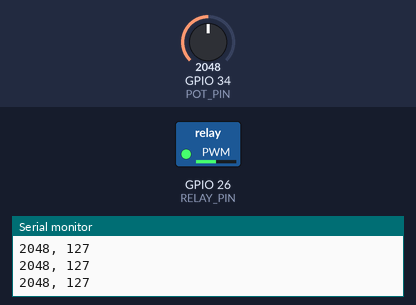
A program run on a simulated ESP32. Parts: switched loads named in the program (green lamp = pin HIGH), the last lines printed to the serial monitor. The inputs (shaded band) are chosen by the test bench; at power-on: GPIO 34 (POT_PIN) = 2048.

Above: at 1.2 s.
1.3 s: GPIO 34 (POT_PIN) set to 2866
At 1.9 s:
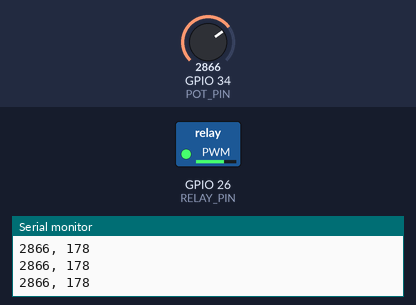
2.8 s: GPIO 34 (POT_PIN) set to 3603
At 4.0 s:
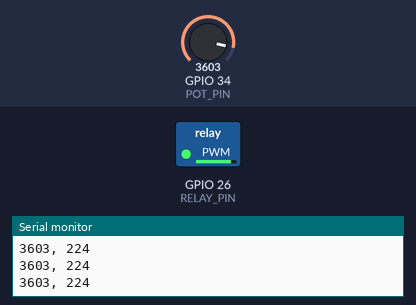
4.3 s: GPIO 34 (POT_PIN) set to 491
At 5.4 s:
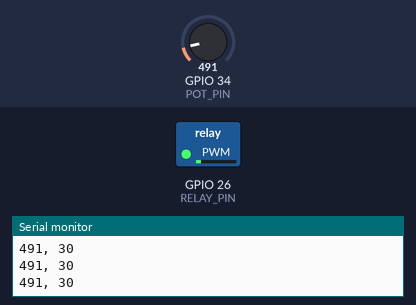
5.8 s: GPIO 34 (POT_PIN) set to 0
At 6.5 s:
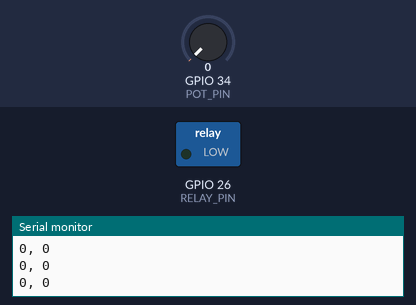
7.3 s: GPIO 34 (POT_PIN) set to 2047
At 8.6 s:
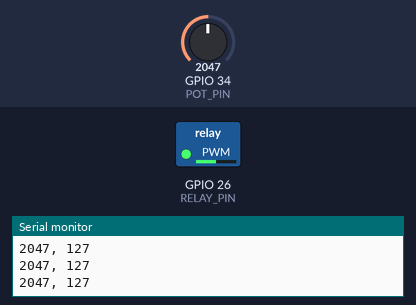
Timing chart, 0 to 9.8 s (numbered marks = the images above; inputs shaded):
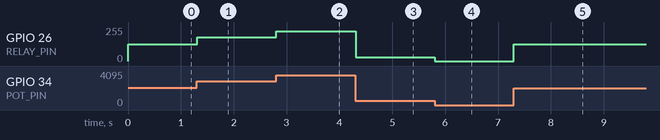

Measured:
- after the input at 1.3 s, GPIO 26 (RELAY_PIN): 127/255 → 177/255 at once
- after the input at 2.8 s, GPIO 26 (RELAY_PIN): 177/255 → 223/255 at once
- after the input at 4.3 s, GPIO 26 (RELAY_PIN): 223/255 → 30/255 at once
- after the input at 5.8 s, GPIO 26 (RELAY_PIN): 30/255 → 0/255 at once
- after the input at 7.3 s, GPIO 26 (RELAY_PIN): 0/255 → 127/255 at once

The program:

main.cpp
```cpp
#include <Arduino.h>

#define POT_PIN 34
//#define BUTTON_PIN 21 // GIOP21 pin connected to button
#define RELAY_PIN 26

const int MAX_ANALOG_VAL = 4095;
const int PWM_CHANNEL = 0;
const int PWM_FREQ = 100;
const int PWM_RESOLUTION = 8;

// The max duty cycle value based on PWM resolution (will be 255 if resolution is 8 bits)
const int MAX_DUTY_CYCLE = (int)(pow(2, PWM_RESOLUTION) - 1);

int duty_cycle = 0;
bool is_going_up = true;

int relay_state;
int relay_state_off;
int relay_state_on;

int button_state_off;
int button_state_on;
int button_state; // the current state of button

void on_relay_toggle_normally_closed()
{
  if (relay_state == HIGH)
  {
    relay_state = LOW;
    Serial.println("Current not Flowing");
  }
  if (relay_state == LOW)
  {
    relay_state = HIGH;
    Serial.println("Current Flowing");
  }
  digitalWrite(RELAY_PIN, LOW);
}

void setup()
{
  Serial.begin(115200);

  // potentiometer
  pinMode(POT_PIN, INPUT);

  // configure LED PWM functionalitites
  ledcSetup(PWM_CHANNEL, PWM_FREQ, PWM_RESOLUTION);
  // attach the channel to the GPIO to be controlled
  ledcAttachPin(RELAY_PIN, PWM_CHANNEL);

  // // normally closed relay
  // relay_state_off = LOW;
  // relay_state_on = HIGH;
  // relay_state = relay_state_off;
  // pinMode(RELAY_PIN, OUTPUT);

  // // initialize the pushbutton pin as an pull-up input
  // pinMode(BUTTON_PIN, INPUT_PULLUP);
  // button_state_off = digitalRead(BUTTON_PIN);
  // button_state_on = !button_state_off;
}

void loop_potentiometer()
{
  int potVal = analogRead(POT_PIN);
  duty_cycle = map(potVal, 0, MAX_ANALOG_VAL, 0, MAX_DUTY_CYCLE);
  ledcWrite(PWM_CHANNEL, duty_cycle);

  Serial.println((String)potVal + ", " + duty_cycle);

  delay(10);
}

void loop()
{
  loop_potentiometer();
}

// void loop_button()
// {
//   button_state = digitalRead(BUTTON_PIN);
//   if (button_state == button_state_on)
//   {
//     if (is_going_up)
//     {
//       Serial.print("going up");
//       // GOING UP
//       duty_cycle++;
//       if (duty_cycle == 255)
//       {
//         is_going_up = false;
//         ledcWrite(ledChannel, 0);
//         delay(500);
//       }
//     }
//     else
//     {
//       Serial.print("going down");
//       duty_cycle--;
//       if (duty_cycle == 0)
//       {
//         is_going_up = true;
//       }
//     }
//     ledcWrite(ledChannel, duty_cycle);
//     delay(15);
//   };

// button_state = digitalRead(BUTTON_PIN);
// if (button_state == button_state_off)
// {
//   Serial.println("Current Stopped");
//   digitalWrite(RELAY_PIN, relay_state_off);
// }
// if (button_state == button_state_on)
// {
//   Serial.println("Current Flowing");
//   digitalWrite(RELAY_PIN, relay_state_on);
// }
//}
```
